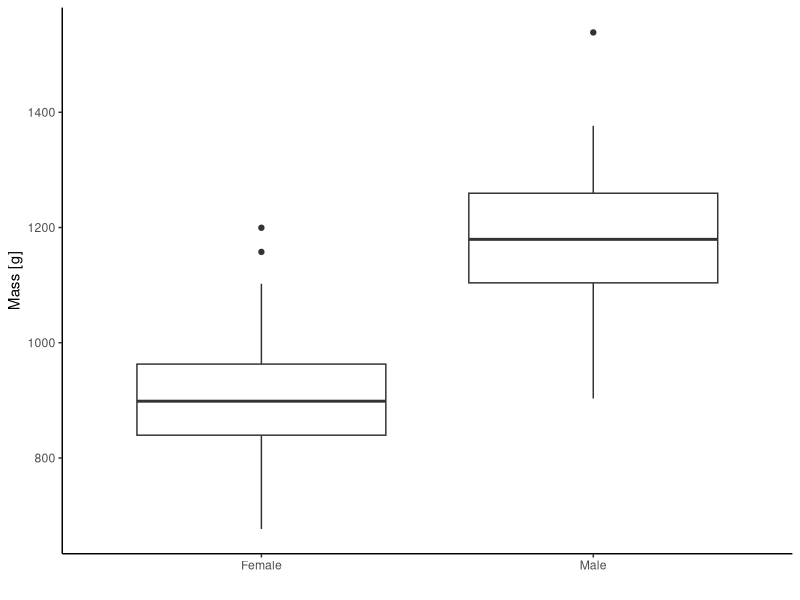

R code for this plot:
## ---- chunk 1
knitr::opts_chunk$set(echo = TRUE)
## ---- chunk 2
library(readxl)
library(ggplot2)
## ---- chunk 3
Data <- read_excel("Larus argentatus.xlsx")
head(Data, 10)
## ---- chunk 4
mean(Data$Mass[Data$Sex == "M"])
mean(Data$Mass[Data$Sex == "F"])
## ---- chunk 5
ggplot(Data, aes(x = Sex, y = Mass)) +
  geom_boxplot() +
  xlab("") +
  ylab("Mass [g]") +
  scale_x_discrete(labels = c("Female", "Male")) +
  theme_bw() + theme(panel.border = element_blank(), panel.grid.major = element_blank(),
                     panel.grid.minor = element_blank(), axis.line = element_line(colour = "black"))
## ---- chunk 6
shapiro.test(Data$Mass[Data$Sex == "M"]) 
shapiro.test(Data$Mass[Data$Sex == "F"])
## ---- chunk 7
var.test(Data$Mass ~ Data$Sex)
## ---- chunk 8
t.test(Data$Mass~ Data$Sex)
